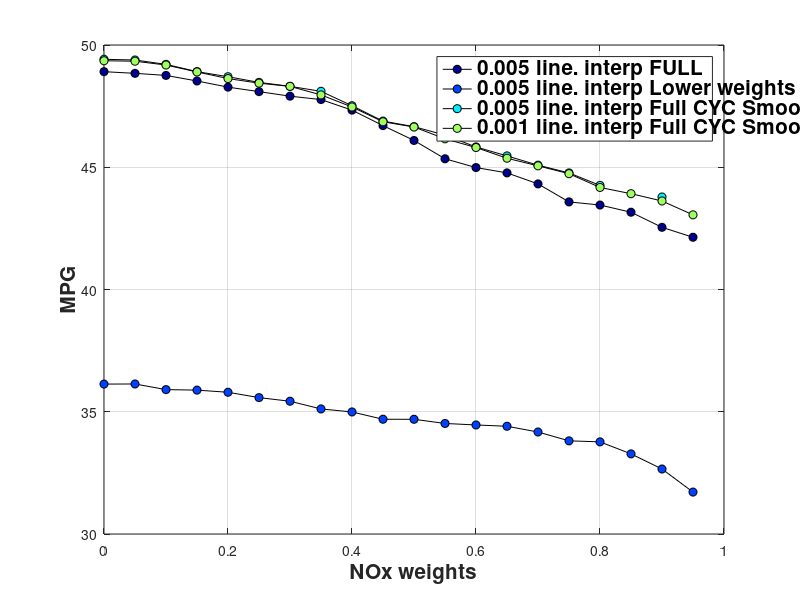
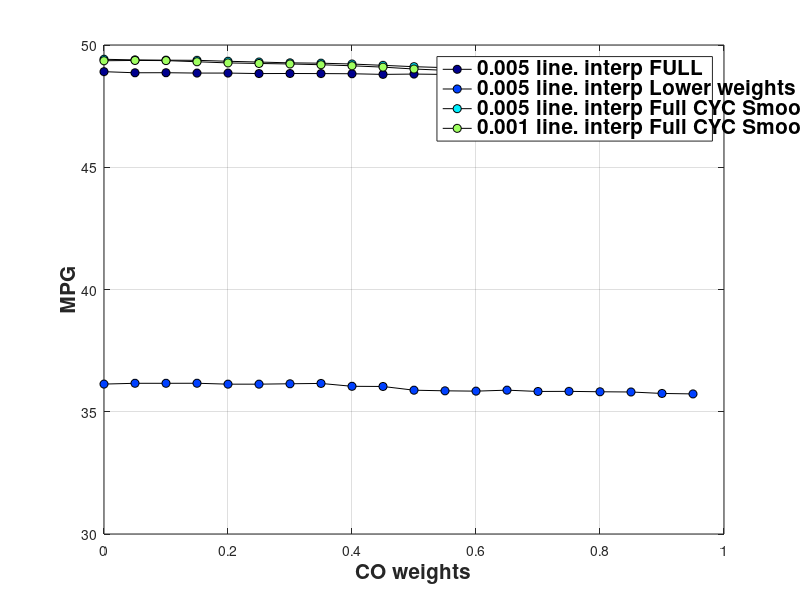
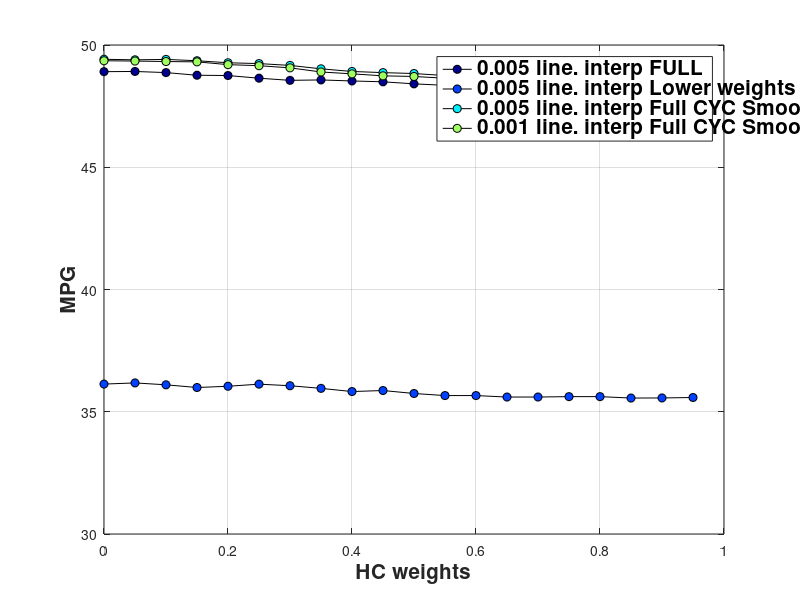
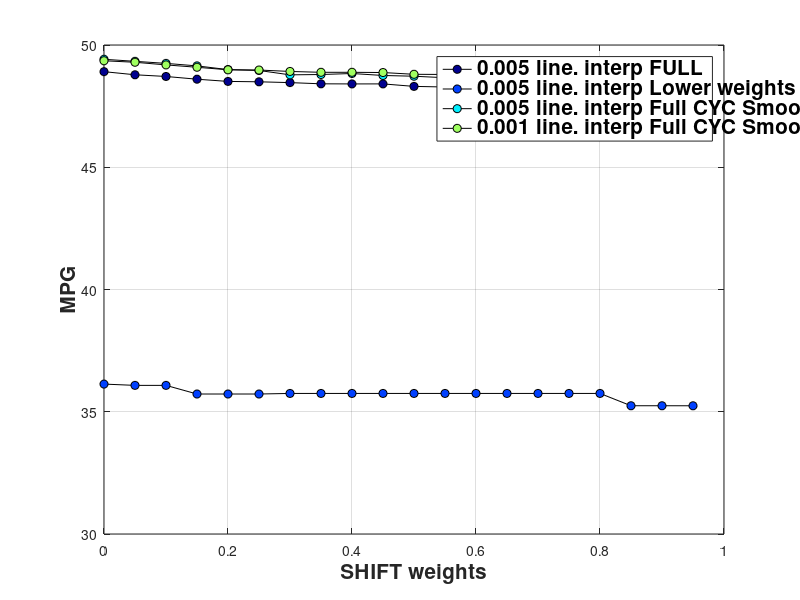

These charts were generated, in order, by the following MATLAB code:
clear;
clf;
close all;
C = jet;
h = 14;
r=6;
t = 10;
q = 10;  % For colors
start = 11;
stop = 10;
for i = [start, 12,13,15];
    if i == 1
        load SOC_grid_1;
        c = '0.1';
    elseif i == 2
        load SOC_grid_01;
        c = '0.01';
    elseif i == 3
        load SOC_grid_005;
        c = '0.005';
    elseif i == 4
        load SOC_grid_001;
        c = '0.001';
    elseif i == 5
        load SOC_grid_0005;
        c = '0.0005';
    elseif i == 6
        load SOC_grid_005_interp;
        c = '0.005 lin. interp';
    elseif i == 7
        load SOC_grid_001_interp;
        c = '0.001 lin. interp.';
    elseif i == 8
        load SOC_grid_0005_interp;
        c = '0.0005 lin. interp.';
    elseif i == 9
        load SOC_grid_005_interp_cubic;
        c = '0.005 cubic interp.';
    elseif i == 10
        load SOC_grid_0005_interp_cubic;
        c = '0.0005 cubic. interp.';
    elseif i == 11;
        load SOC_grid_005_interp_full_cyc;
        c = '0.005 line. interp FULL';
    elseif i == 12;
        load SOC_grid_005_interp_lower_weights;
        c = '0.005 line. interp Lower weights';
    elseif i == 13;
        load SOC_grid_005_interp_full_cyc_smooth;
        c = '0.005 line. interp Full CYC Smoothed Data';
    else
        load SOC_grid_001_interp_full_cyc_smooth;
        c = '0.001 line. interp Full CYC Smoothed Data';
    end
    
    if i == start
        leg = {c};
        a = 1;
    else
        leg = {leg{1:a}, c};
        a = a+1;
    end
    
    figure(2)
    plot(result.a1(1,:),result.mpg(1,:),'-ko',...
        'LineWidth',0.5,...
        'MarkerEdgeColor','k',...
        'MarkerFaceColor',C(a+(a-1)*q,:),...
        'MarkerSize',r)
    grid on
    ylabel('MPG')
    xlabel('NOx weights')
    legend(leg{1:a})
    set(findall(gcf,'type','text'),'FontSize',15,'fontWeight','bold')
    hold on
    
    figure(3)
    plot(result.a2(2,:),result.mpg(2,:),'-ko',...
        'LineWidth',0.5,...
        'MarkerEdgeColor','k',...
        'MarkerFaceColor',C(a+(a-1)*q,:),...
        'MarkerSize',r)
    grid on
    ylabel('MPG')
    xlabel('CO weights')
    legend(leg{1:a})
    set(findall(gcf,'type','text'),'FontSize',15,'fontWeight','bold')
    hold on
    
    figure(4)
    plot(result.a3(3,:),result.mpg(3,:),'-ko',...
        'LineWidth',0.5,...
        'MarkerEdgeColor','k',...
        'MarkerFaceColor',C(a+(a-1)*q,:),...
        'MarkerSize',r)
    grid on
    ylabel('MPG')
    xlabel('HC weights')
    legend(leg{1:a})
    set(findall(gcf,'type','text'),'FontSize',15,'fontWeight','bold')
    hold on
    
    figure(5)
    plot(result.shift(4,:),result.mpg(4,:),'-ko',...
        'LineWidth',0.5,...
        'MarkerEdgeColor','k',...
        'MarkerFaceColor',C(a+(a-1)*q,:),...
        'MarkerSize',r)
    grid on
    ylabel('MPG')
    xlabel('SHIFT weights')
    legend(leg{1:a})
    set(findall(gcf,'type','text'),'FontSize',15,'fontWeight','bold')
    hold on
    
    figure(6)
    plot(result.eng(5,:),result.mpg(5,:),'-ko',...
        'LineWidth',0.5,...
        'MarkerEdgeColor','k',...
        'MarkerFaceColor',C(a+(a-1)*q,:),...
        'MarkerSize',r)
    grid on
    ylabel('MPG')
    xlabel('ENG weights')
    legend(leg{1:a})
    set(findall(gcf,'type','text'),'FontSize',15,'fontWeight','bold')
    hold on
end

hold off
set(findall(gcf,'type','text'),'FontSize',15,'fontWeight','bold')
